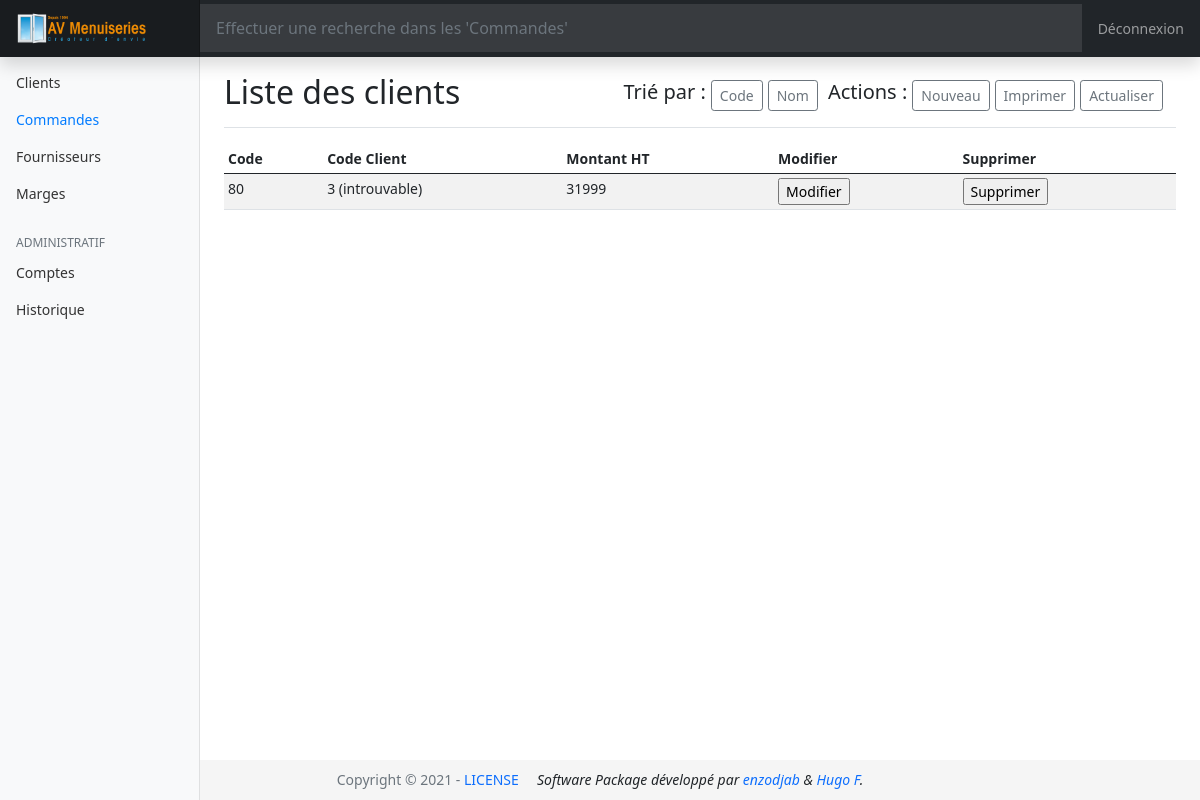
Screenshot of /Commandes.php?id=1&loc=Commandes (signed in) with the database file from the repository.
### tables this page shows
CREATE TABLE `commandes` (
  `cde` int(11) NOT NULL,
  `cdeClient` int(11) NOT NULL,
  `montant_ht` int(11) NOT NULL
);

### Commandes.php (the view, shortened to what this page needs)
<!DOCTYPE html>
<?php
  include("includes/bdd.php");
  include("includes/footer.php");
?>
<html lang="fr">
<?php include("includes/head_content.php"); ?>
<body>
  <?php include("includes/header.php"); ?>
  <div class="container-fluid">
    <div class="row">
      <?php include("includes/nav_content.php"); ?>
      <main class="col-md-9 ms-sm-auto col-lg-10 px-md-4">
        <?php
        $reqPerms = $bdd->query("SELECT * FROM admins_perms WHERE idAdmin = ".$_SESSION['id']);
        $Perms = $reqPerms->fetch();
        ?>
        <div class="d-flex justify-content-between flex-wrap flex-md-nowrap align-items-center pt-3 pb-2 mb-3 border-bottom">
          <h1 class="h2">Liste des clients</h1>
          <div class="btn-toolbar mb-2 mb-md-0">
            <div class="btn-group me-2">
              <div class="containerc">
                <div style="margin-right:5px;"><h5>Trié par :</h5></div>
                <div style="margin-right:5px;"><form method="post"><button type="submit" name="12" class="btn btn-sm btn-outline-secondary">Code</button></form></div>
                <div style="margin-right:10px;"><form method="post"><button type="submit" name="az" class="btn btn-sm btn-outline-secondary">Nom</button></form></div>
                <div style="margin-right:5px;"><h5>Actions :</h5></div>
                <?php if($Perms['p_write']) echo "<div style='margin-right:5px;'><form method='post'><button type='submit' name='new' class='btn btn-sm btn-outline-secondary'>Nouveau</button></form></div>"; ?>
                <div style="margin-right:5px;"><form method="post"><button onclick="window.open('dumps/write_clients.php', '_blank')"  type="submit" class="btn btn-sm btn-outline-secondary">Imprimer</button></form></div>
                <div style="margin-right:5px;"><form method="post"><button type="submit" class="btn btn-sm btn-outline-secondary">Actualiser</button></form></div>
              </div>
            </div>
          </div>
        </div>
        <div class="table-responsive">
          <table class="table table-striped table-sm">
            <thead>
              <tr>
                <th>Code</th>
                <th>Code Client</th>
                <th>Montant HT</th>
                <?php if($Perms['p_write']) echo "<th>Modifier</th><th>Supprimer</th>"; ?>
              </tr>
            </thead>
            <tbody>
              <?php
                $allCommandes = $bdd->query('SELECT * FROM commandes');
                while($infoCommande = $allCommandes->fetch())
              {
                  $qClient = $bdd->query("SELECT * FROM clients WHERE cde = '".$infoCommande["cdeClient"]."';");
                  $qClient->execute();
                  $qClientO = $qClient->fetch();
              ?>
              <tr>
                <td><?= $infoCommande["cde"] ?></td>
                <td><?php
                if (!empty($qClientO["nom"])) {
                  echo $infoCommande["cdeClient"].' ('.$qClientO["nom"].' '.$qClientO["prenom"].')';
                }else{
                  echo $infoCommande["cdeClient"].' (introuvable)';
                } ?>
                </td>
                <td><?= $infoCommande["montant_ht"] ?></td>
                <?php
                  if($Perms['p_write']){
                    ?>
                    <td><form method="post"><input type="submit" name="edit<?= $infoClient['cde'] ?>" value="Modifier"></form></td>
                    <td><form method="post"><input type="submit" name="delete<?= $infoCommande['cde'] ?>" value="Supprimer"></form></td>
                    <?php
                  }
                ?>
              </tr>
              <?php
              }
              ?>
            </tbody>
          </table>
        </div>
      </main>
    </div>
  </div>
</body>
</html>

### assets/css/style.css (style rules this page uses)
body { font-size: .875rem; }

### includes/footer.php (style rules this page uses)
html { position: relative; min-height: 100%; }
body { margin-bottom: 40px; }

### Commandes.php (style rules this page uses)
.containerc { display: flex; flex-wrap: wrap; }

### rows the page displays
commandes: cde "80", cdeClient "3", montant_ht "31999"

### other values shown
$valueMaster "Clients"
$valueMaster "Commandes"
$valueMaster "Fournisseurs"
$valueMaster "Marges"
$valueAdmin "Comptes"
$valueAdmin "Historique"
